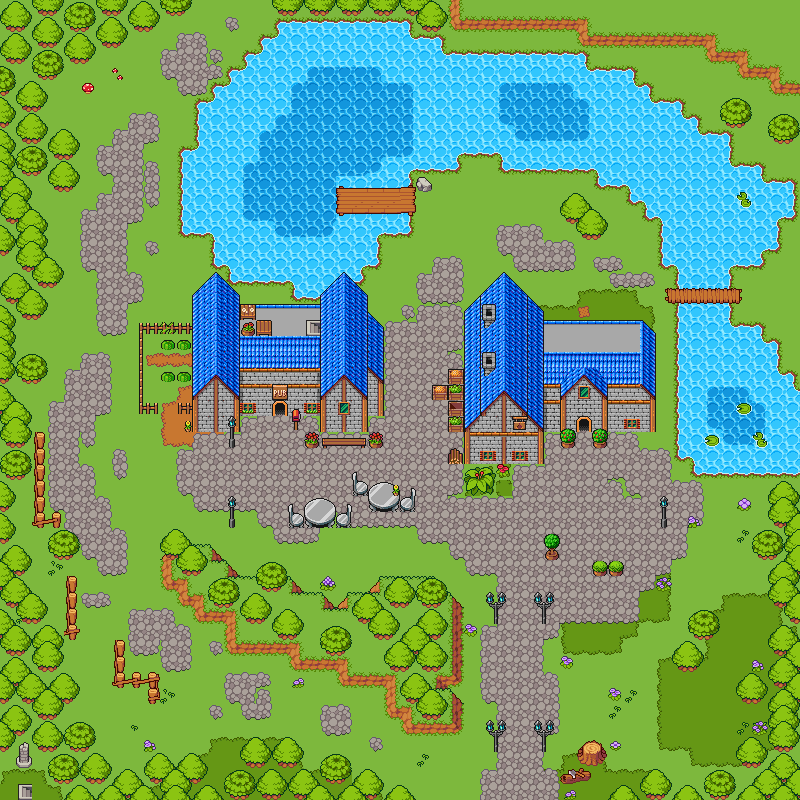

A level layout from a 2D game, rendered from its tile map. Below: a short description, then the map file with tile-grid data replaced by summaries:
An orthogonal 50x50 tile map with 16x16 px tiles, 8 tile layers (traversable, Tile Layer 8, traversableMask, walls, ...), 1 hidden layer not drawn, 20 tilesets and 15 objects (10x MONSTER, 4x Warp, SKILL).

<map version="1.2" tiledversion="1.2.1" orientation="orthogonal" renderorder="right-down" width="50" height="50" tilewidth="16" tileheight="16" infinite="0" nextlayerid="17" nextobjectid="39">
 <tileset firstgid="1" source="tileset/cave1.0/Cave_A.tsx" />
 <tileset firstgid="61" source="tileset/cave1.0/Cave_B.tsx" />
 <tileset firstgid="285" source="tileset/desert1.0/Desert_A.tsx" />
 <tileset firstgid="485" source="tileset/desert1.0/Desert_B.tsx" />
 <tileset firstgid="597" source="tileset/dungeon1.1/Dungeon_A.tsx" />
 <tileset firstgid="753" source="tileset/dungeon1.1/Dungeon_B.tsx" />
 <tileset firstgid="1009" source="tileset/grasslands2.1/A1.tsx" />
 <tileset firstgid="1909" source="tileset/grasslands2.1/A2.tsx" />
 <tileset firstgid="3903" source="tileset/grasslands2.1/B.tsx" />
 <tileset firstgid="4159" source="tileset/grasslands2.1/C.tsx" />
 <tileset firstgid="4415" source="tileset/grasslands2.1/D.tsx" />
 <tileset firstgid="4671" source="tileset/grasslands2.1/E.tsx" />
 <tileset firstgid="4851" source="tileset/grasslands2.1/Flowers.tsx" />
 <tileset firstgid="4947" source="tileset/grasslands2.1/Trees.tsx" />
 <tileset firstgid="5059" source="tileset/town1.2/doors_outside.tsx" />
 <tileset firstgid="5091" source="tileset/town1.2/Town_A.tsx" />
 <tileset firstgid="5299" source="tileset/town1.2/Town_B.tsx" />
 <tileset firstgid="5891" source="tileset/town1.2/Town_C.tsx" />
 <tileset firstgid="6206" source="tileset/town1.2/Town_D.tsx" />
 <tileset firstgid="6654" source="tileset/town1.2/Town_doors_inside.tsx" />
 <layer id="2" name="traversable" width="50" height="50">
  <data>[2500 cells, 2494 non-empty, 51 distinct tile ids]</data>
 </layer>
 <layer id="3" name="Tile Layer 8" width="50" height="50">
  <data>[2500 cells, 333 non-empty, 13 distinct tile ids]</data>
 </layer>
 <layer id="4" name="traversableMask" width="50" height="50">
  <data>[2500 cells, 298 non-empty, 69 distinct tile ids]</data>
 </layer>
 <layer id="5" name="walls" width="50" height="50">
  <data>[2500 cells, 1239 non-empty, 91 distinct tile ids]</data>
 </layer>
 <layer id="6" name="wallsMask" width="50" height="50">
  <data>[2500 cells, 244 non-empty, 60 distinct tile ids]</data>
 </layer>
 <layer id="7" name="detailMask" width="50" height="50">
  <data>[2500 cells, 4 non-empty, 4 distinct tile ids]</data>
 </layer>
 <layer id="8" name="traverseOverCollide" width="50" height="50">
  <data>[2500 cells, 2 non-empty, 2 distinct tile ids]</data>
 </layer>
 <layer id="10" name="overhead" width="50" height="50">
  <data>[2500 cells, 29 non-empty, 16 distinct tile ids]</data>
 </layer>
 <objectgroup color="#5555ff" id="9" name="warp">
  <object id="14" name="pub_dining" type="Warp" x="272" y="384" width="16" height="16">
   <properties>
    <property name="direction" value="NORTH" />
    <property name="x" type="int" value="26" />
    <property name="y" type="int" value="33" />
   </properties>
  </object>
  <object id="16" name="pub_rooms" type="Warp" x="304" y="320" width="16" height="16">
   <properties>
    <property name="direction" value="WEST" />
    <property name="x" type="int" value="31" />
    <property name="y" type="int" value="16" />
   </properties>
  </object>
  <object id="17" name="house" type="Warp" x="576" y="400" width="16" height="16">
   <properties>
    <property name="direction" value="NORTH" />
    <property name="x" type="int" value="34" />
    <property name="y" type="int" value="30" />
   </properties>
  </object>
  <object id="31" name="floating_island" type="Warp" x="576" y="320" width="16" height="16">
   <properties>
    <property name="direction" value="NORTH" />
    <property name="x" type="int" value="37" />
    <property name="y" type="int" value="23" />
   </properties>
  </object>
 </objectgroup>
 <objectgroup id="14" name="entity">
  <object id="21" name="1" type="MONSTER" x="272" y="448" width="16" height="16">
   <properties>
    <property name="atlasBodyId" type="int" value="11" />
    <property name="bounds1x" type="int" value="0" />
    <property name="bounds1y" type="int" value="0" />
    <property name="bounds2x" type="int" value="49" />
    <property name="bounds2y" type="int" value="49" />
    <property name="direction" value="SOUTH" />
    <property name="probabilityStill" type="float" value="0.1" />
    <property name="probabilityWalkStart" type="float" value="0.5" />
    <property name="speed" type="float" value="0.7" />
   </properties>
  </object>
  <object id="22" name="2" type="MONSTER" x="288" y="448" width="16" height="16">
   <properties>
    <property name="atlasBodyId" type="int" value="12" />
    <property name="bounds1x" type="int" value="0" />
    <property name="bounds1y" type="int" value="0" />
    <property name="bounds2x" type="int" value="49" />
    <property name="bounds2y" type="int" value="49" />
    <property name="direction" value="SOUTH" />
    <property name="probabilityStill" type="float" value="0.1" />
    <property name="probabilityWalkStart" type="float" value="0.5" />
    <property name="speed" type="float" value="0.7" />
   </properties>
  </object>
  <object id="23" name="3" type="MONSTER" x="304" y="448" width="16" height="16">
   <properties>
    <property name="atlasBodyId" type="int" value="13" />
    <property name="bounds1x" type="int" value="0" />
    <property name="bounds1y" type="int" value="0" />
    <property name="bounds2x" type="int" value="49" />
    <property name="bounds2y" type="int" value="49" />
    <property name="direction" value="SOUTH" />
    <property name="probabilityStill" type="float" value="0.1" />
    <property name="probabilityWalkStart" type="float" value="0.5" />
    <property name="speed" type="float" value="0.7" />
   </properties>
  </object>
  <object id="24" name="4" type="MONSTER" x="320" y="448" width="16" height="16">
   <properties>
    <property name="atlasBodyId" type="int" value="14" />
    <property name="bounds1x" type="int" value="0" />
    <property name="bounds1y" type="int" value="0" />
    <property name="bounds2x" type="int" value="49" />
    <property name="bounds2y" type="int" value="49" />
    <property name="direction" value="SOUTH" />
    <property name="probabilityStill" type="float" value="0.1" />
    <property name="probabilityWalkStart" type="float" value="0.5" />
    <property name="speed" type="float" value="0.7" />
   </properties>
  </object>
  <object id="25" name="5" type="MONSTER" x="336" y="448" width="16" height="16">
   <properties>
    <property name="atlasBodyId" type="int" value="15" />
    <property name="bounds1x" type="int" value="0" />
    <property name="bounds1y" type="int" value="0" />
    <property name="bounds2x" type="int" value="49" />
    <property name="bounds2y" type="int" value="49" />
    <property name="direction" value="SOUTH" />
    <property name="probabilityStill" type="float" value="0.1" />
    <property name="probabilityWalkStart" type="float" value="0.5" />
    <property name="speed" type="float" value="0.7" />
   </properties>
  </object>
  <object id="26" name="6" type="MONSTER" x="352" y="448" width="16" height="16">
   <properties>
    <property name="atlasBodyId" type="int" value="16" />
    <property name="bounds1x" type="int" value="0" />
    <property name="bounds1y" type="int" value="0" />
    <property name="bounds2x" type="int" value="49" />
    <property name="bounds2y" type="int" value="49" />
    <property name="direction" value="SOUTH" />
    <property name="probabilityStill" type="float" value="0.1" />
    <property name="probabilityWalkStart" type="float" value="0.5" />
    <property name="speed" type="float" value="0.7" />
   </properties>
  </object>
  </objectgroup>
 <objectgroup id="16" name="skill">
  <!-- 1 objects omitted --></objectgroup>
 <layer id="1" name="collision" width="50" height="50" visible="0">
  <data>[2500 cells, 1306 non-empty, 1 distinct tile ids]</data>
 </layer>
</map>
<!-- 5 of 15 objects omitted -->
